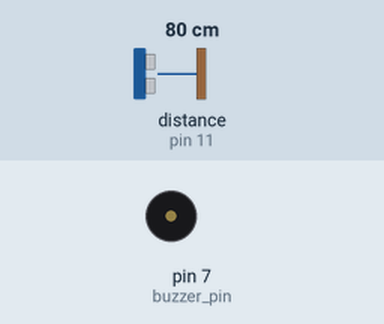
A sketch run on a simulated Arduino Uno, built with avr-gcc and run on an emulated ATmega328P. On the bench: buzzer (waves = sounding, pin HIGH). Wiring (inferred from the names in the program): ultrasonic range finder: trigger pin 10; echo pin 11. The test bench sets the inputs (shaded band); at power-on: distance to the obstacle (sensor on pin 11) 80 cm. The echo pulse lasts 58.3 µs per cm; pins used as bus, display or sensor lines are not drawn.

Above: at 1.3 s.
1.4 s: distance to the obstacle (sensor on pin 11) set to 13 cm
2.9 s: distance to the obstacle (sensor on pin 11) set to 10 cm
At 3.5 s:
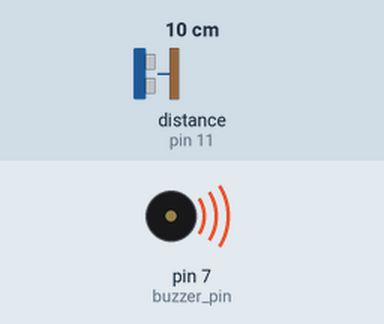
4.5 s: distance to the obstacle (sensor on pin 11) set to 18 cm
At 4.8 s:
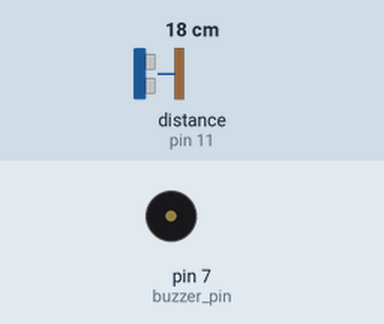
6.0 s: distance to the obstacle (sensor on pin 11) set to 2 cm
At 7.3 s:
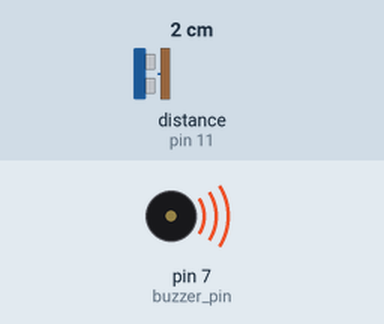
Timing chart, 0 to 8.5 s (numbered marks = the images above; inputs shaded):
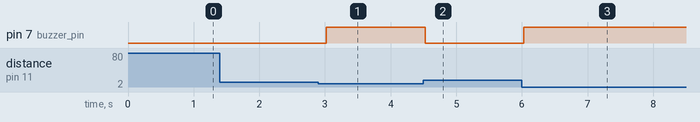

The sketch:

blind_stick.ino
```cpp
int trigger_pin = 10;
int echo_pin = 11;
int buzzer_pin = 7;
int time;
int distance;
void setup()
{
        Serial.begin (9600);
        pinMode (trigger_pin, OUTPUT);
        pinMode (echo_pin, INPUT);
        pinMode (buzzer_pin, OUTPUT);
}
void loop()
{
    digitalWrite (trigger_pin, HIGH);
    delayMicroseconds (10);
    digitalWrite (trigger_pin, LOW);
    time = pulseIn (echo_pin, HIGH);
    distance = (time * 0.034) / 2;

  if (distance <= 10)
  {
        digitalWrite (buzzer_pin, HIGH);
        delay (500);
        }
  else {

        digitalWrite (buzzer_pin, LOW);
        delay (500);
       }
}
```

Measured:
- the behaviour switches between 12 and 11 cm on distance to the obstacle (sensor on pin 11) (found by bisection; images 0 and 1)
- after the input at 1.4 s, every drawn part: stays the same
- after the input at 2.9 s, pin 7 (buzzer_pin): LOW → HIGH after 0.12 s
- after the input at 4.5 s, pin 7 (buzzer_pin): HIGH → LOW at once
- after the input at 6.0 s, pin 7 (buzzer_pin): LOW → HIGH at once
